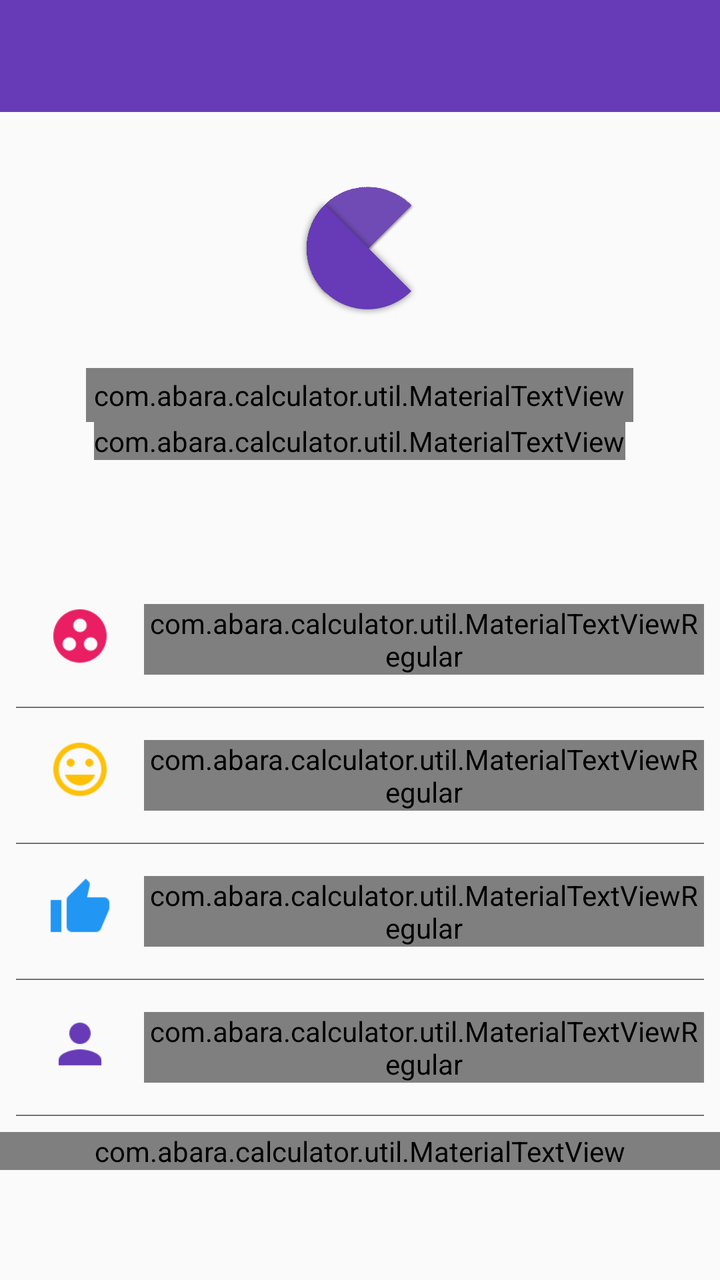
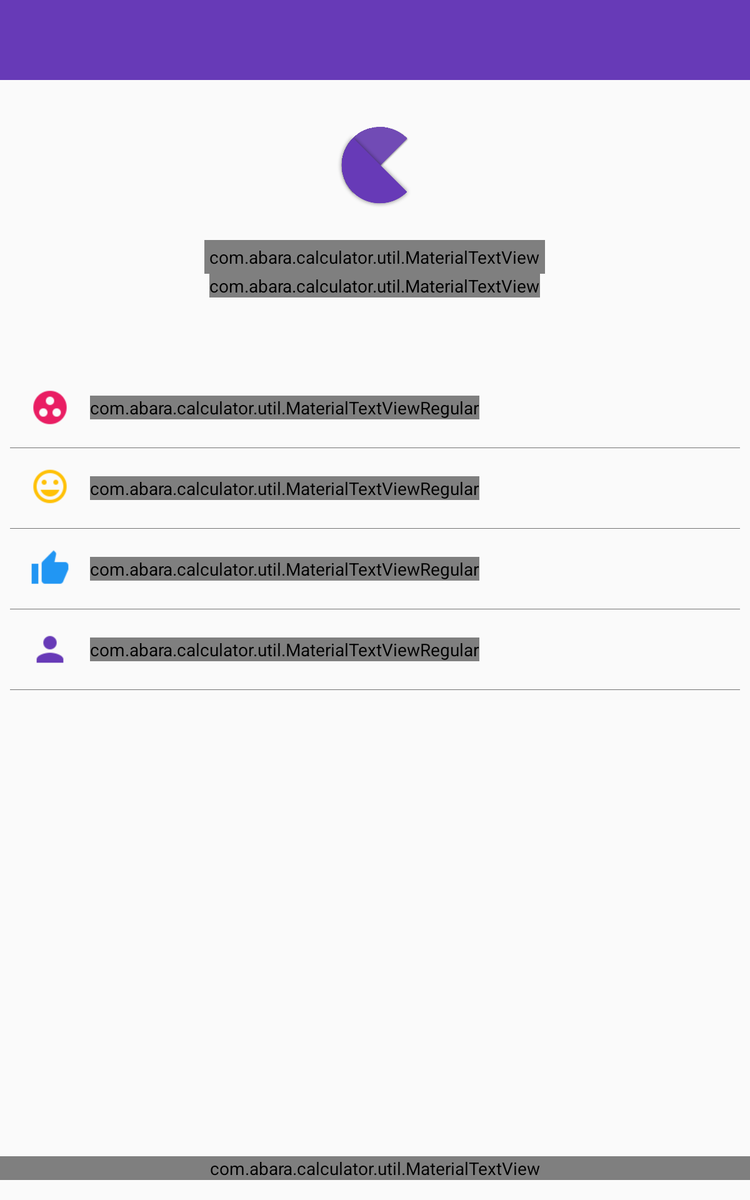

One screen, two layout resources from the same app: the default and the repository's alternative for another configuration. Each is rendered where Android would select it; the XML of both is given below.
<!-- AndroidManifest.xml: application theme AppTheme -->
<!-- res/layout/activity_about.xml -->
<?xml version="1.0" encoding="utf-8"?>

<LinearLayout xmlns:android="http://schemas.android.com/apk/res/android"
    xmlns:app="http://schemas.android.com/apk/res-auto"
    android:layout_width="match_parent"
    android:layout_height="match_parent"
    android:orientation="vertical">

    <android.support.design.widget.AppBarLayout
        android:layout_width="match_parent"
        android:layout_height="wrap_content"
        app:elevation="4dp">

        <android.support.v7.widget.Toolbar
            android:id="@+id/about_toolbar"
            android:layout_width="match_parent"
            android:layout_height="wrap_content"
            android:background="@color/primary"
            android:paddingTop="@dimen/app_bar_padding"
            app:popupTheme="@style/ThemeOverlay.AppCompat.Light" />
    </android.support.design.widget.AppBarLayout>

    <ScrollView
        android:layout_width="match_parent"
        android:layout_height="wrap_content">

        <LinearLayout
            android:layout_width="match_parent"
            android:layout_height="wrap_content"
            android:orientation="vertical">

            <LinearLayout
                android:layout_width="match_parent"
                android:layout_height="wrap_content"
                android:orientation="vertical"
                android:weightSum="2">

                <ImageView
                    android:layout_width="72dp"
                    android:layout_height="72dp"
                    android:layout_gravity="center"
                    android:layout_marginBottom="8dp"
                    android:layout_marginTop="32dp"
                    android:contentDescription="@string/app_desc"
                    android:src="@drawable/ic_logo_splash" />

                <com.abara.calculator.util.MaterialTextView
                    android:id="@+id/textView2"
                    android:layout_width="wrap_content"
                    android:layout_height="wrap_content"
                    android:layout_gravity="center_horizontal"
                    android:layout_marginTop="16dp"
                    android:padding="4dp"
                    android:text="@string/app_name_display"
                    android:textAppearance="?android:attr/textAppearanceMedium"
                    android:textColor="#3e3e3e" />

                <com.abara.calculator.util.MaterialTextView
                    android:id="@+id/textView3"
                    android:layout_width="wrap_content"
                    android:layout_height="wrap_content"
                    android:layout_gravity="center_horizontal"
                    android:layout_marginBottom="16dp"
                    android:gravity="center"
                    android:lineSpacingExtra="4dp"
                    android:text="@string/app_version"
                    android:textAppearance="?android:attr/textAppearanceSmall" />

            </LinearLayout>

            <include layout="@layout/activity_about_details" />

            <com.abara.calculator.util.MaterialTextView
                android:id="@+id/materialTextView"
                android:layout_width="match_parent"
                android:layout_height="wrap_content"
                android:layout_gravity="center_horizontal"
                android:layout_marginBottom="16dp"
                android:layout_marginTop="8dp"
                android:gravity="center"
                android:lineSpacingExtra="4dp"
                android:clickable="true"
                android:onClick="onAuthorClick"
                android:text="@string/app_author"
                android:textAppearance="?android:attr/textAppearanceSmall" />
        </LinearLayout>
    </ScrollView>
</LinearLayout>
<!-- res/layout/activity_about_details.xml (included above) -->
<?xml version="1.0" encoding="utf-8"?>
<LinearLayout xmlns:android="http://schemas.android.com/apk/res/android"
    android:layout_width="match_parent"
    android:layout_height="match_parent"
    android:layout_marginTop="40dp"
    android:orientation="vertical">

    <LinearLayout
        android:id="@+id/contribute_layout"
        android:layout_width="match_parent"
        android:layout_height="wrap_content"
        android:background="?attr/selectableItemBackground"
        android:clickable="true"
        android:onClick="onContributeClick"
        android:orientation="horizontal"
        android:paddingBottom="16dp"
        android:paddingEnd="8dp"
        android:paddingLeft="8dp"
        android:paddingRight="8dp"
        android:paddingStart="8dp"
        android:paddingTop="16dp">

        <android.support.v7.widget.AppCompatImageView
            android:layout_width="32dp"
            android:layout_height="32dp"
            android:layout_marginLeft="16dp"
            android:layout_marginStart="16dp"
            android:src="@drawable/ic_contribute" />

        <com.abara.calculator.util.MaterialTextViewRegular
            android:layout_width="wrap_content"
            android:layout_height="wrap_content"
            android:layout_gravity="center"
            android:layout_marginLeft="16dp"
            android:layout_marginStart="16dp"
            android:text="@string/about_contribute" />

    </LinearLayout>
    
    <LinearLayout
        android:layout_width="match_parent"
        android:layout_height="0.5dp"
        android:layout_marginEnd="8dp"
        android:layout_marginLeft="8dp"
        android:layout_marginRight="8dp"
        android:layout_marginStart="8dp"
        android:background="@color/grey_text" />


    <LinearLayout
        android:id="@+id/share_layout"
        android:layout_width="match_parent"
        android:layout_height="wrap_content"
        android:background="?attr/selectableItemBackground"
        android:clickable="true"
        android:onClick="onShareClick"
        android:orientation="horizontal"
        android:paddingBottom="16dp"
        android:paddingEnd="8dp"
        android:paddingLeft="8dp"
        android:paddingRight="8dp"
        android:paddingStart="8dp"
        android:paddingTop="16dp">

        <android.support.v7.widget.AppCompatImageView
            android:layout_width="32dp"
            android:layout_height="32dp"
            android:layout_marginLeft="16dp"
            android:layout_marginStart="16dp"
            android:src="@drawable/ic_share_friends" />

        <com.abara.calculator.util.MaterialTextViewRegular
            android:layout_width="wrap_content"
            android:layout_height="wrap_content"
            android:layout_gravity="center"
            android:layout_marginLeft="16dp"
            android:layout_marginStart="16dp"
            android:text="@string/about_share_friends" />

    </LinearLayout>
    
    <LinearLayout
        android:layout_width="match_parent"
        android:layout_height="0.5dp"
        android:layout_marginEnd="8dp"
        android:layout_marginLeft="8dp"
        android:layout_marginRight="8dp"
        android:layout_marginStart="8dp"
        android:background="@color/grey_text" />

    <LinearLayout
        android:id="@+id/like_layout"
        android:layout_width="match_parent"
        android:layout_height="wrap_content"
        android:background="?attr/selectableItemBackground"
        android:clickable="true"
        android:onClick="onClickRateNow"
        android:orientation="horizontal"
        android:paddingBottom="16dp"
        android:paddingEnd="8dp"
        android:paddingLeft="8dp"
        android:paddingRight="8dp"
        android:paddingStart="8dp"
        android:paddingTop="16dp">

        <android.support.v7.widget.AppCompatImageView
            android:layout_width="32dp"
            android:layout_height="32dp"
            android:layout_marginLeft="16dp"
            android:layout_marginStart="16dp"
            android:src="@drawable/ic_like_rate" />

        <com.abara.calculator.util.MaterialTextViewRegular
            android:layout_width="wrap_content"
            android:layout_height="wrap_content"
            android:layout_gravity="center"
            android:layout_marginLeft="16dp"
            android:layout_marginStart="16dp"
            android:text="@string/about_like_rate" />

    </LinearLayout>
    
    <LinearLayout
        android:layout_width="match_parent"
        android:layout_height="0.5dp"
        android:layout_marginEnd="8dp"
        android:layout_marginLeft="8dp"
        android:layout_marginRight="8dp"
        android:layout_marginStart="8dp"
        android:background="@color/grey_text" />

    <LinearLayout
        android:id="@+id/more_apps_layout"
        android:layout_width="match_parent"
        android:layout_height="wrap_content"
        android:background="?attr/selectableItemBackground"
        android:clickable="true"
        android:onClick="onClickMoreApps"
        android:orientation="horizontal"
        android:paddingBottom="16dp"
        android:paddingEnd="8dp"
        android:paddingLeft="8dp"
        android:paddingRight="8dp"
        android:paddingStart="8dp"
        android:paddingTop="16dp">

        <android.support.v7.widget.AppCompatImageView
            android:layout_width="32dp"
            android:layout_height="32dp"
            android:layout_marginLeft="16dp"
            android:layout_marginStart="16dp"
            android:src="@drawable/ic_more_apps" />

        <com.abara.calculator.util.MaterialTextViewRegular
            android:layout_width="wrap_content"
            android:layout_height="wrap_content"
            android:layout_gravity="center"
            android:layout_marginLeft="16dp"
            android:layout_marginStart="16dp"
            android:text="@string/about_more_apps" />

    </LinearLayout>
    
    <LinearLayout
        android:layout_width="match_parent"
        android:layout_height="0.5dp"
        android:layout_marginEnd="8dp"
        android:layout_marginLeft="8dp"
        android:layout_marginRight="8dp"
        android:layout_marginStart="8dp"
        android:background="@color/grey_text" />

</LinearLayout>
<!-- resources referenced by this layout -->
<resources>
  <color name="grey_text">#737373</color>
  <color name="primary">#673AB7</color>
  <!-- from res/values-v21/ -->
  <dimen name="app_bar_padding">24dp</dimen>
  <!-- drawable ic_contribute: png bitmap (drawable-hdpi, 805 bytes) -->
  <!-- drawable ic_like_rate: png bitmap (drawable-hdpi, 608 bytes) -->
  <!-- drawable ic_logo_splash: png bitmap (drawable, 26533 bytes) -->
  <!-- drawable ic_more_apps: png bitmap (drawable-hdpi, 521 bytes) -->
  <!-- drawable ic_share_friends: png bitmap (drawable-hdpi, 1098 bytes) -->
  <string name="about_contribute">Contribute to this project</string>
  <string name="about_like_rate">Like</string>
  <string name="about_more_apps">More apps</string>
  <string name="about_share_friends">Share with friends</string>
  <string name="app_author">App by Abarajithan Lv</string>
  <string name="app_desc">Cgpa calculator icon</string>
  <string name="app_name_display">CGPA Calculator</string>
  <string name="app_version">Version: 2.0.5\nBubbleGum</string>
  <!-- from res/values-v21/ -->
  <style name="AppTheme" parent="AppTheme.Base">
          
  
          <item name="android:colorPrimary">@color/primary</item>
          <item name="android:colorPrimaryDark">@color/primary_dark</item>
          <item name="android:colorAccent">@color/accent</item>
          <item name="android:textColorPrimary">@color/primary_text</item>
          <item name="android:textColorSecondary">@color/secondary_text</item>
          <item name="android:windowTranslucentStatus">true</item>
          <item name="colorAccent">@color/accent</item>
          <item name="colorPrimary">@color/primary</item>
          <item name="colorPrimaryDark">@color/primary_dark</item>
      </style>
  <style name="AppTheme.Base" parent="Theme.AppCompat.Light.NoActionBar" />
  <color name="primary_dark">#512DA8</color>
  <color name="accent">#FF5252</color>
  <color name="primary_text">#FFFFFF</color>
  <color name="secondary_text">#F2F2F2</color>
</resources>
<!-- res/layout-large/activity_about.xml (the repository's variant of the layout above) -->
<!-- drawn on a 7-inch tablet held upright -->
<?xml version="1.0" encoding="utf-8"?>
<RelativeLayout xmlns:android="http://schemas.android.com/apk/res/android"
    xmlns:app="http://schemas.android.com/apk/res-auto"
    android:layout_width="match_parent"
    android:layout_height="match_parent">

    <LinearLayout
        android:layout_width="match_parent"
        android:layout_height="match_parent"
        android:orientation="vertical">

        <android.support.design.widget.AppBarLayout
            android:layout_width="match_parent"
            android:layout_height="wrap_content"
            app:elevation="4dp">

            <android.support.v7.widget.Toolbar
                android:id="@+id/about_toolbar"
                android:layout_width="match_parent"
                android:layout_height="wrap_content"
                android:background="@color/primary"
                android:paddingTop="@dimen/app_bar_padding"
                app:popupTheme="@style/ThemeOverlay.AppCompat.Light" />
        </android.support.design.widget.AppBarLayout>

        <ScrollView
            android:layout_width="match_parent"
            android:layout_height="wrap_content">

            <LinearLayout
                android:layout_width="match_parent"
                android:layout_height="wrap_content"
                android:orientation="vertical">

                <LinearLayout
                    android:layout_width="match_parent"
                    android:layout_height="wrap_content"
                    android:orientation="vertical"
                    android:weightSum="2">

                    <ImageView
                        android:layout_width="72dp"
                        android:layout_height="72dp"
                        android:layout_gravity="center"
                        android:layout_marginBottom="8dp"
                        android:layout_marginTop="32dp"
                        android:contentDescription="@string/app_desc"
                        android:src="@drawable/ic_logo_splash" />

                    <com.abara.calculator.util.MaterialTextView
                        android:id="@+id/textView2"
                        android:layout_width="wrap_content"
                        android:layout_height="wrap_content"
                        android:layout_gravity="center_horizontal"
                        android:layout_marginTop="16dp"
                        android:padding="4dp"
                        android:text="@string/app_name_display"
                        android:textAppearance="?android:attr/textAppearanceMedium"
                        android:textColor="#3e3e3e" />

                    <com.abara.calculator.util.MaterialTextView
                        android:id="@+id/textView3"
                        android:layout_width="wrap_content"
                        android:layout_height="wrap_content"
                        android:layout_gravity="center_horizontal"
                        android:layout_marginBottom="16dp"
                        android:gravity="center"
                        android:lineSpacingExtra="4dp"
                        android:text="@string/app_version"
                        android:textAppearance="?android:attr/textAppearanceSmall" />

                </LinearLayout>

                <include layout="@layout/activity_about_details" />

            </LinearLayout>
        </ScrollView>
    </LinearLayout>

    <com.abara.calculator.util.MaterialTextView
        android:id="@+id/materialTextView"
        android:layout_width="match_parent"
        android:layout_height="wrap_content"
        android:layout_gravity="center_horizontal"
        android:layout_marginBottom="16dp"
        android:layout_marginTop="8dp"
        android:gravity="center"
        android:lineSpacingExtra="4dp"
        android:clickable="true"
        android:onClick="onAuthorClick"
        android:layout_alignParentBottom="true"
        android:text="@string/app_author"
        android:textAppearance="?android:attr/textAppearanceSmall" />
</RelativeLayout>
